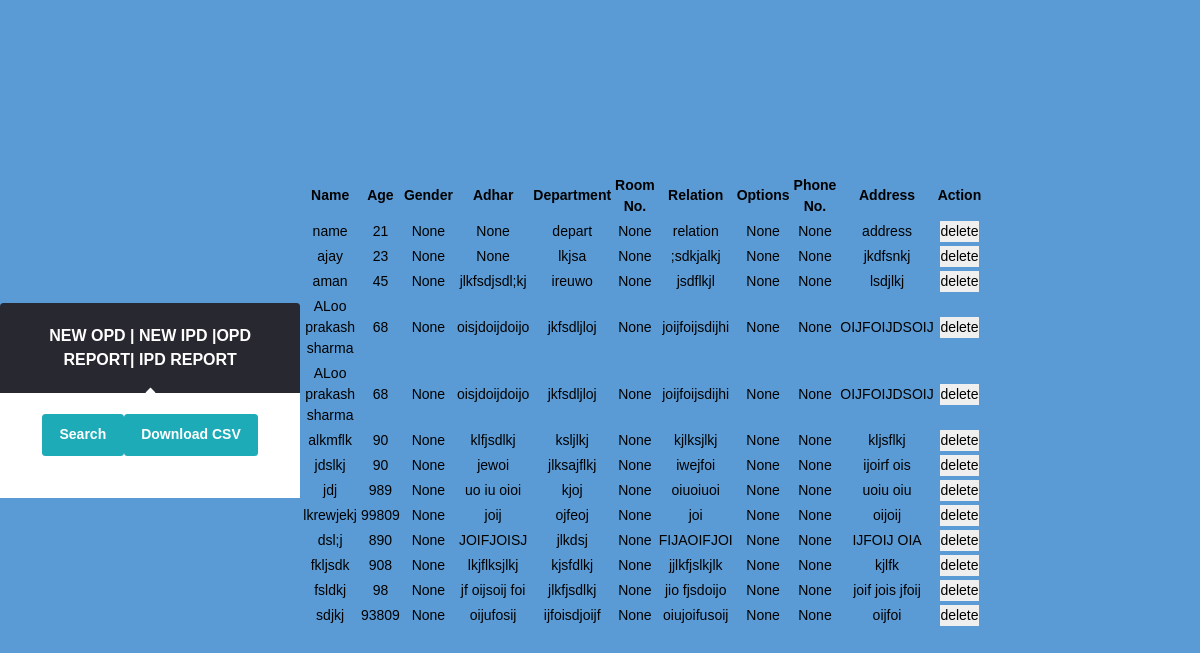
The app's page /opd/show with its own data.
### hospital/models.py (models this page shows, shortened)
class Opd(models.Model):
    name = models.CharField(max_length=10000, null=True, blank=True)
    age = models.IntegerField(null=True, blank=True)
    gender = models.CharField(max_length=10000, null=True, blank=True)
    department = models.CharField(max_length=10000, null=True, blank=True)
    roomNo = models.CharField(max_length=10000, null=True, blank=True)
    relation = models.CharField(max_length=10000, null=True, blank=True)
    option = models.CharField(max_length=10000, null=True, blank=True)
    phone = models.CharField(max_length=10000, null=True, blank=True)
    address = models.CharField(max_length=10000, null=True, blank=True)
    adhar = models.CharField(max_length=10000, null=True, blank=True)
    createdAt = models.DateTimeField(auto_now_add=True, null=True, blank=True)
    updatedAt = models.DateTimeField(auto_now=True, null=True, blank=True)

### hospital/views.py (the view)
@csrf_exempt
def showopd(request):
    try:
        opd = Opd.objects.all()
        return render(request, 'opd/showopd.html',{'opd':opd})
    except Exception as e:
        return HttpResponse(e)

### hospital/templates/opd/showopd.html (shortened to what this page needs)
{% extends 'base.html' %}
{% block show_content %}
  <div class="tablecontent">
    <form action="#" method="post" class="form login">
      <header class="login__header">
          <h3 class="login__title"><a href="{% url 'newopd' %}">New Opd</a> | <a href="{% url 'newipd' %}">New Ipd</a> |Opd Report| <a href="{% url 'showipd' %}">Ipd Report</a></h3>
      </header>
      <div class="login__body">
        <footer class="login__footer">
          <input type="submit" value="Search">
                <input type="submit" id ="btnExport" onclick="javascript:xport.toCSV('customers');" value="Download CSV">
              </footer>
      </div>
    </form>
  </div>
  <div id="dvData" >{% csrf_token %}
      <table id="customers" style="width:100%;">
          <tr>
              <th>Name</th>
              <th>Age</th>
              <th>Gender</th>
              <th>Adhar</th>
              <th>Department</th>
              <th>Room No.</th>
              <th>Relation</th>
              <th>Options</th>
              <th>Phone No.</th>
              <th>Address</th>
              <th>Action</th>
          </tr>
          {% for i in opd %}
          <tr style="text-align: center" >
            <td>{{ i.name }}</td>
            <td>{{ i.age}}</td>
            <td>{{ i.gender}}</td>
            <td>{{ i.adhar}}</td>
            <td>{{ i.department}}</td>
            <td>{{ i.roomNo}}</td>
            <td>{{ i.relation }}</td>
            <td>{{ i.option }}</td>
            <td>{{ i.phone}}</td>
            <td>{{ i.address}}</td>
            <td style="width : 2px" ><input type="submit" value="delete"></td>
          </tr>
            {% endfor %}
      </table>
  </div>
{% endblock %}

### hospital/static/css/hospital.css (style rules this page uses)
.align { -webkit-box-align: center; -ms-flex-align: center; align-items: center; display: -webkit-box; display: -ms-flexbox; display: flex; -webkit-box-pack: center; -ms-flex-pack: center; justify-content: center; }
*, *::before, *::after { -webkit-box-sizing: inherit; box-sizing: inherit; }
html { -webkit-box-sizing: border-box; box-sizing: border-box; height: 100%; }
body { background-color: #5a9bd5; font-family: 'Helvetica', 'Arial', sans-serif; font-size: 14px; font-size: 0.875rem; font-weight: 400; line-height: 1.5; margin: 0; min-height: 100%; }
a { color: inherit; text-decoration: none; -webkit-transition: color 0.3s; transition: color 0.3s; }
input { -webkit-appearance: none; -moz-appearance: none; appearance: none; border: none; font: inherit; margin: 0; outline: none; padding: 0; }
input[type='submit'] { cursor: pointer; }
.form input { width: 100%; }
.login__header { background-color: #282830; border-top-left-radius: 0.25em; border-top-right-radius: 0.25em; color: #fff; padding: 1.5em; text-align: center; text-transform: uppercase; }
.login__title { font-size: 16px; font-size: 1rem; margin: 0; }
.login__body { background-color: #fff; padding: 1.5em; position: relative; }
.login__body::before { background-color: #fff; content: ''; height: 0.5em; left: 50%; margin-left: -0.25em; margin-top: -0.25em; position: absolute; top: 0; -webkit-transform: rotate(45deg); transform: rotate(45deg); width: 0.5em; }
.login input[type='submit'] { background-color: #1dabb8; border-radius: 0.25em; color: #fff; font-weight: 700; -webkit-box-ordinal-group: 2; -ms-flex-order: 1; order: 1; padding: 0.75em 1.25em; -webkit-transition: background-color 0.3s; transition: background-color 0.3s; }
.login__footer { -webkit-box-align: center; -ms-flex-align: center; align-items: center; background-color: #fff; border-bottom-left-radius: 0.25em; border-bottom-right-radius: 0.25em; display: -webkit-box; display: -ms-flexbox; display: flex; -webkit-box-pack: justify; -ms-flex-pack: justify; justify-content: space-between; padding-bottom: 1.5em; padding-left: 1.5em; padding-right: 1.5em; }

### hospital/templates/opd/showopd.html (style rules this page uses)
.tablecontent { width: 100%; margin: 0px; max-width: 100%; }

### records on screen
Opd: name "name", age "21", gender "None", adhar "None", department "depart", roomNo "None", relation "relation", option "None", phone "None", address "address"
Opd: name "ajay", age "23", gender "None", adhar "None", department "lkjsa", roomNo "None", relation ";sdkjalkj", option "None", phone "None", address "jkdfsnkj"
Opd: name "aman", age "45", gender "None", adhar "jlkfsdjsdl;kj", department "ireuwo", roomNo "None", relation "jsdflkjl", option "None", phone "None", address "lsdjlkj"
Opd: name "ALoo prakash sharma", age "68", gender "None", adhar "oisjdoijdoijo", department "jkfsdljloj", roomNo "None", relation "joijfoijsdijhi", option "None", phone "None", address "OIJFOIJDSOIJ"
Opd: name "ALoo prakash sharma", age "68", gender "None", adhar "oisjdoijdoijo", department "jkfsdljloj", roomNo "None", relation "joijfoijsdijhi", option "None", phone "None", address "OIJFOIJDSOIJ"
Opd: name "alkmflk", age "90", gender "None", adhar "klfjsdlkj", department "ksljlkj", roomNo "None", relation "kjlksjlkj", option "None", phone "None", address "kljsflkj"
Opd: name "jdslkj", age "90", gender "None", adhar "jewoi", department "jlksajflkj", roomNo "None", relation "iwejfoi", option "None", phone "None", address "ijoirf ois"
Opd: name "jdj", age "989", gender "None", adhar "uo iu oioi", department "kjoj", roomNo "None", relation "oiuoiuoi", option "None", phone "None", address "uoiu oiu"
Opd: name "lkrewjekj", age "99809", gender "None", adhar "joij", department "ojfeoj", roomNo "None", relation "joi", option "None", phone "None", address "oijoij"
Opd: name "dsl;j", age "890", gender "None", adhar "JOIFJOISJ", department "jlkdsj", roomNo "None", relation "FIJAOIFJOI", option "None", phone "None", address "IJFOIJ OIA"
Opd: name "fkljsdk", age "908", gender "None", adhar "lkjflksjlkj", department "kjsfdlkj", roomNo "None", relation "jjlkfjslkjlk", option "None", phone "None", address "kjlfk"
Opd: name "fsldkj", age "98", gender "None", adhar "jf oijsoij foi", department "jlkfjsdlkj", roomNo "None", relation "jio fjsdoijo", option "None", phone "None", address "joif jois jfoij"
Opd: name "sdjkj", age "93809", gender "None", adhar "oijufosij", department "ijfoisdjoijf", roomNo "None", relation "oiujoifusoij", option "None", phone "None", address "oijfoi"
